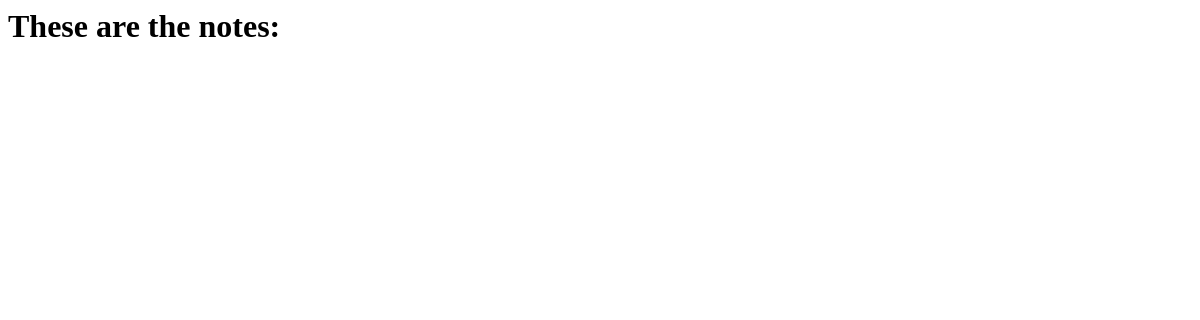
Before: /smart/notes with the older database file.
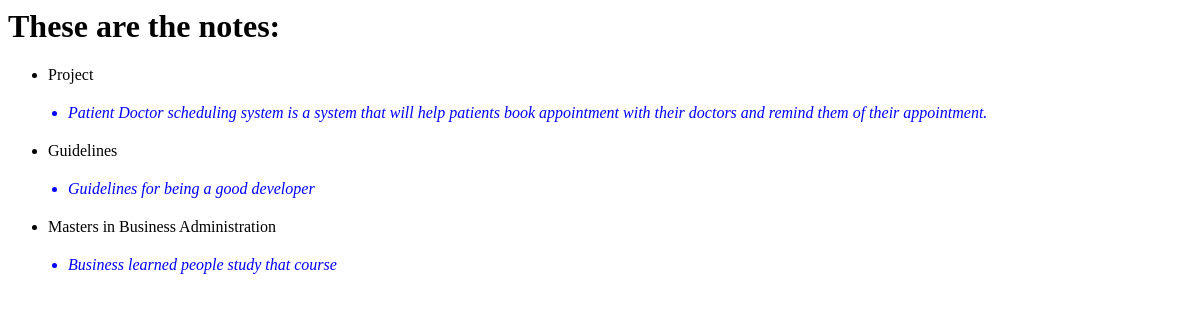
After: the same page with the newer database file.
### notes/models.py (models this page shows)
class Notes(models.Model):
    title = models.CharField(max_length = 200)
    text = models.TextField()
    created = models.DateTimeField(auto_now_add = True)

### notes/views.py (the view)
# urls.py: path('notes', views.list),
def list(request):
    all_notes = Notes.objects.all()
    return render(request, 'notes/notes_list.html', {'notes': all_notes})

### notes/template/notes/notes_list.html
<html>
    <h1>These are the notes:</h1>
    <ul>
        {% for notes in notes %}
            <li>{{notes.title}}</li>
            <li style="color: blue; margin: 20px; font-style: oblique;">{{notes.text}}</li>
        {% endfor %}
    </ul>
</html>

Changed rows visible on the page:
added Notes: title "Project", text "Patient Doctor scheduling system is a system that will help patients book appointment with their doctors and remind them of their appointment."
added Notes: title "Guidelines", text "Guidelines for being a good developer"
added Notes: title "Masters in Business Administration", text "Business learned people study that course"
